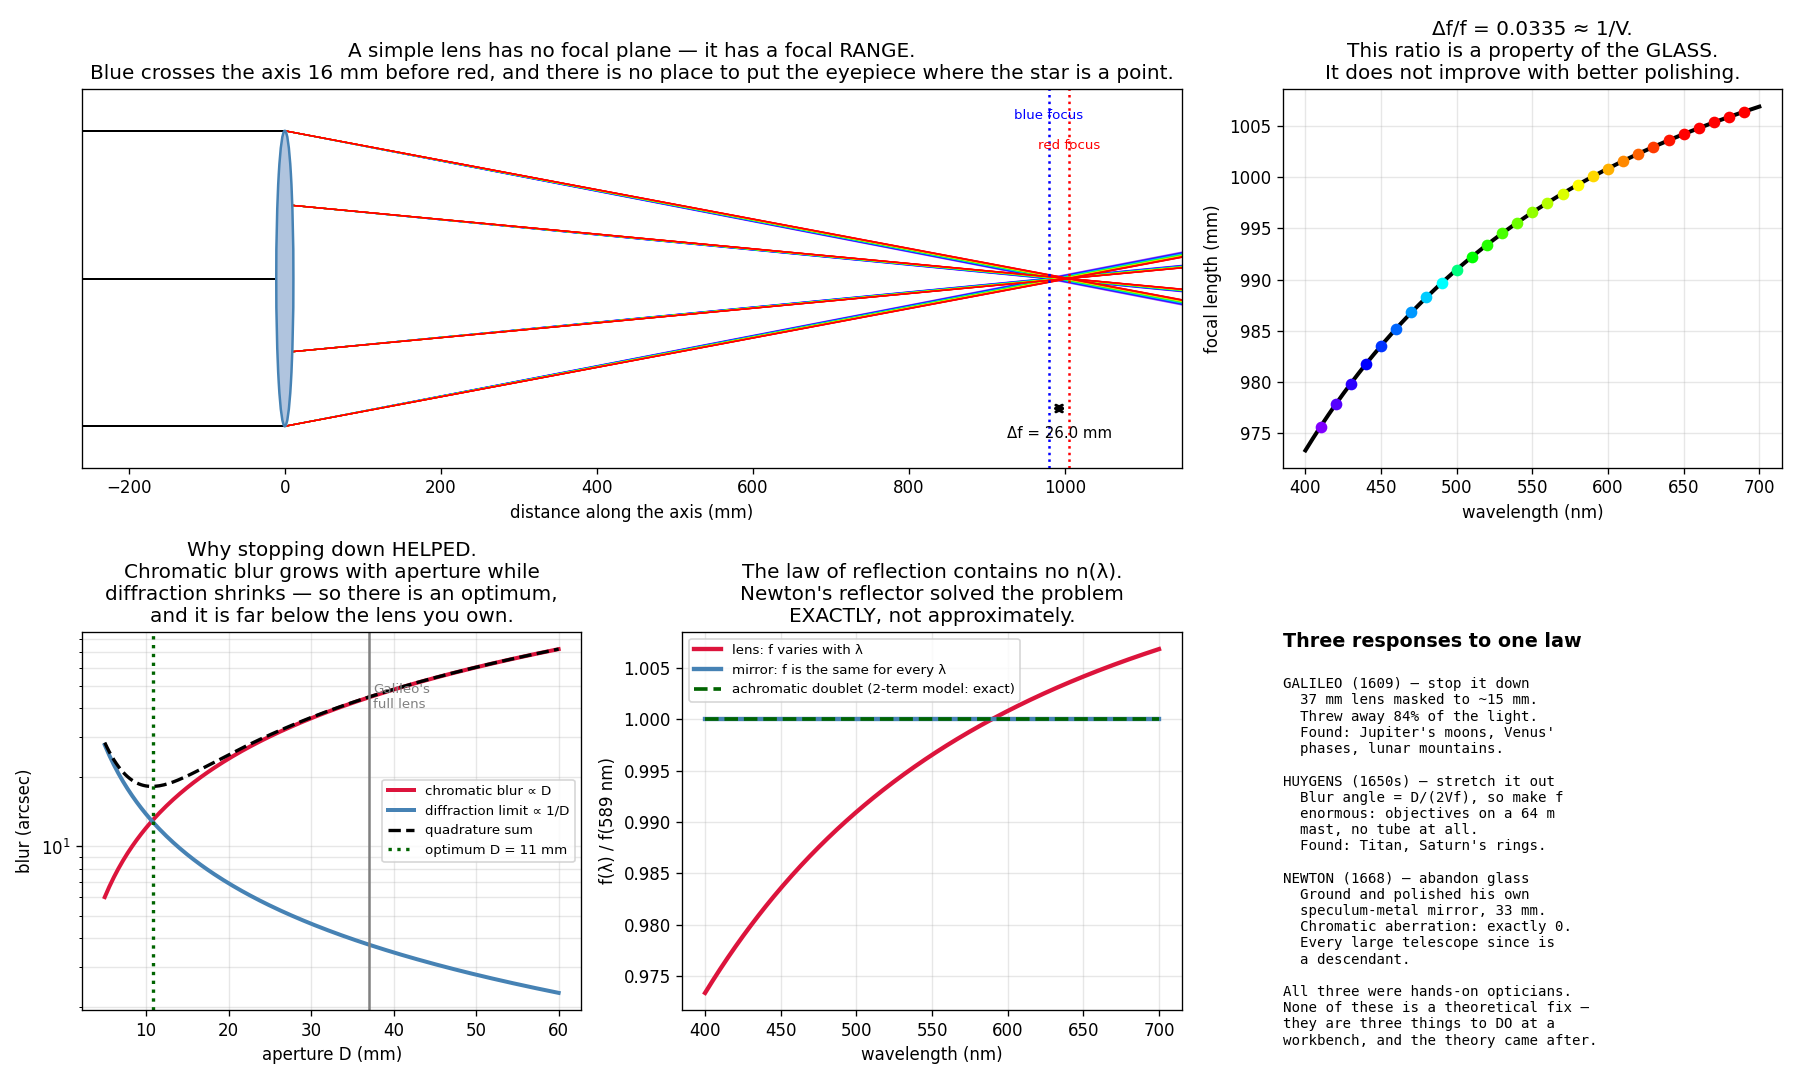

Here is the Python script that generated this plot:
"""Why Galileo stopped his lens down, and why Newton gave up on lenses entirely.

A lens focuses by refraction, and refraction depends on wavelength (see
newton_prism_experiment.py). So a simple lens has a DIFFERENT FOCAL LENGTH FOR
EVERY COLOUR:

    1/f(λ) = (n(λ) − 1)·(1/R₁ − 1/R₂)      ⟹     Δf/f ≈ 1/V

where V is the Abbe number, ~64 for crown glass. A one-metre lens focuses blue
light about 1.6 cm closer than red. There is no focus plane where the image is
sharp; there is only a "circle of least confusion".

This is not a footnote — it dominated observational astronomy for a century and it
shaped what each of these men could see:

  · Galileo (1609) stopped his 37 mm objective down to ~15 mm with a cardboard
    ring. He threw away 84% of his light on purpose, because chromatic blur was
    worse than the loss. Everything he discovered, he discovered through a
    deliberately crippled aperture.
  · Huygens and Hevelius fought it with absurd focal lengths — Huygens' "aerial"
    telescopes had objectives on a mast up to 64 metres from the eyepiece, with no
    tube at all, because Δf/f is fixed but the ANGULAR blur falls as 1/f.
  · Newton (1668), having just proved dispersion was a property of light rather
    than of glass, concluded refractors were hopeless and built a MIRROR. A mirror
    obeys the law of reflection, which contains no n(λ) at all. Zero chromatic
    aberration, exactly, at every wavelength.

    phenomenon:   a bright star through a simple lens has coloured fringes
    simulation:   trace rays of many wavelengths through a thin lens
    dissection:   compute the blur circle and compare it to the diffraction limit
    formula:      blur ≈ D/(2V) at best focus, independent of focal length —
                  so only stopping down, or achromatising, can help.
"""
from pathlib import Path

import matplotlib.pyplot as plt
import numpy as np
import torch

CROWN_A, CROWN_B = 1.5046, 4200.0        # Cauchy n(λ) = A + B/λ², λ in nm
FLINT_A, FLINT_B = 1.5892, 10800.0


def n_crown(lam):
    return CROWN_A + CROWN_B / lam**2


def n_flint(lam):
    return FLINT_A + FLINT_B / lam**2


def abbe(nfun):
    nd = float(nfun(torch.tensor(589.3, dtype=torch.float64)))
    nF = float(nfun(torch.tensor(486.1, dtype=torch.float64)))
    nC = float(nfun(torch.tensor(656.3, dtype=torch.float64)))
    return (nd - 1) / (nF - nC), nd


V_crown, nd_crown = abbe(n_crown)
V_flint, nd_flint = abbe(n_flint)
print(f"crown glass: n_d = {nd_crown:.4f},  Abbe V = {V_crown:.1f}")
print(f"flint glass: n_d = {nd_flint:.4f},  Abbe V = {V_flint:.1f}")
print(f"  flint disperses {V_crown/V_flint:.2f}× more strongly per unit refraction —")
print(f"  that ratio is the whole reason an achromatic doublet can exist.\n")

# --- focal length as a function of colour, for a simple equiconvex lens ---
F_NOMINAL, D_LENS = 1000.0, 50.0            # mm
R = 2 * (nd_crown - 1) * F_NOMINAL          # equiconvex: 1/f = 2(n−1)/R

lam = torch.linspace(400, 700, 300, dtype=torch.float64)
f_lam = R / (2 * (n_crown(lam) - 1))

print("A simple 50 mm f/20 crown-glass objective:")
print("  colour      λ (nm)     focal length (mm)")
for name, l0 in [("violet", 420), ("blue", 486), ("yellow", 589), ("red", 656),
                 ("deep red", 700)]:
    fl = float(R / (2 * (n_crown(torch.tensor(float(l0), dtype=torch.float64)) - 1)))
    print(f"  {name:10s}  {l0:5d}      {fl:9.2f}")
spread_f = float(f_lam.max() - f_lam.min())
# The Abbe number is DEFINED over the F (486.1 nm) to C (656.3 nm) interval, so that
# is the range in which Δf/f = 1/V holds. Over the wider 400–700 nm band the spread
# is about twice as large, because n(λ) curves upward at the violet end.
f_F = float(R / (2 * (n_crown(torch.tensor(486.1, dtype=torch.float64)) - 1)))
f_C = float(R / (2 * (n_crown(torch.tensor(656.3, dtype=torch.float64)) - 1)))
print(f"\n  Δf over the F–C interval (486–656 nm) = {f_C - f_F:.2f} mm")
print(f"    Δf/f = {(f_C - f_F)/F_NOMINAL:.4f}   vs   1/V = {1/V_crown:.4f}   ✓ "
      f"this is what 1/V means")
print(f"  Δf over the full visible (400–700 nm)  = {spread_f:.2f} mm  "
      f"(Δf/f = {spread_f/F_NOMINAL:.4f})")
print(f"    — {spread_f/(f_C-f_F):.1f}× worse, because n(λ) turns up steeply in the violet.\n")

# --- the achromat: cancel dispersion between two glasses ---
# The achromatic condition is on POWER, not focal length:  P₁/V₁ + P₂/V₂ = 0
# with P = 1/f. So f₂ = −f₁·V₁/V₂. The low-dispersion crown does the converging
# work; the high-dispersion flint is a weaker diverging element whose colour error
# exactly cancels the crown's.
f1 = 500.0
f2 = -f1 * V_crown / V_flint
f_combined = 1.0 / (1.0 / f1 + 1.0 / f2)
# Thin-lens powers: 1/f_i = (n_i − 1)·K_i, so K_i is fixed by the shape alone.
K1 = 1.0 / (f1 * (nd_crown - 1))
K2 = 1.0 / (f2 * (nd_flint - 1))


def f_doublet(lam):
    """Focal length of the cemented pair, computed from the two glasses' n(λ)."""
    return 1.0 / ((n_crown(lam) - 1) * K1 + (n_flint(lam) - 1) * K2)


f_dbl = f_doublet(lam)
f_dbl_full = float(f_dbl.max() - f_dbl.min())

print("The fix Newton thought impossible (Hall 1733, Dollond 1758):")
print(f"  crown lens f₁ = {f1:.1f} mm (V={V_crown:.1f}) + flint lens f₂ = {f2:.1f} mm "
      f"(V={V_flint:.1f})")
print(f"  achromatic condition (1/f₁)/V₁ + (1/f₂)/V₂ = "
      f"{(1/f1)/V_crown + (1/f2)/V_flint:.3e}  ≈ 0  ✓")
print(f"  combined focal length = {f_combined:.1f} mm, still converging")
print(f"  residual spread over the whole visible = {f_dbl_full:.3e} mm")
print(f"  (a single crown lens of the same focal length: "
      f"{f_combined*spread_f/F_NOMINAL:.2f} mm)\n")
print("  That residual is EXACTLY zero, and that is a property of our model rather")
print("  than of real glass. Both Cauchy fits here have the single form A + B/λ², so")
print("  the two glasses' dispersions are proportional to the same function of λ;")
print("  cancelling them at two wavelengths cancels them at every wavelength. Real")
print("  glasses need a third term (…+ C/λ⁴) whose shapes do NOT match, and the")
print("  leftover is called the SECONDARY SPECTRUM — about f/2200 for a classical")
print("  crown-flint pair, i.e. ~440× better than the f/64 of a singlet but not")
print("  perfect. Killing it needs exotic glasses (fluorite, ED) — which is why a")
print("  good apochromat still costs more than the telescope around it.\n")

V_ACHROMAT = 2200.0        # empirical secondary-spectrum limit of a crown-flint pair

# --- the blur circle, and the comparison that decided the history ---
def blur_angular_arcsec(D_mm, V, f_mm):
    """Angular diameter of the circle of least confusion: D/(2V)/f radians."""
    return (D_mm / (2 * V)) / f_mm * 206265


def diffraction_arcsec(D_mm, lam_nm=550.0):
    return 1.22 * (lam_nm * 1e-6) / D_mm * 206265


print("The decision every 17th-century observer faced, in numbers:")
print("  instrument                    D (mm)   f (mm)   chromatic   diffraction   ratio")
cases = [
    ("Galileo 1609, full aperture", 37.0, 1330.0),
    ("Galileo 1609, stopped to 15mm", 15.0, 1330.0),
    ("Huygens 1686, aerial 'tubeless'", 190.0, 64000.0),
    ("Hevelius 1673, 140 ft tube", 200.0, 42700.0),
    ("Dollond-type achromat", 100.0, 1000.0),
]
for name, D, f in cases:
    V_use = V_ACHROMAT if "achromat" in name else V_crown
    ch = blur_angular_arcsec(D, V_use, f)
    df = diffraction_arcsec(D)
    print(f"  {name:31s} {D:6.1f}  {f:7.0f}   {ch:8.2f}\"   {df:9.2f}\"   {ch/df:6.1f}×")
print()
print("Read the Galileo rows together. At full 37 mm aperture the colour blur is")
print(f"{blur_angular_arcsec(37, V_crown, 1330)/diffraction_arcsec(37):.0f}× the diffraction limit — the lens is nowhere near its own")
print("theoretical resolution. Stopping down to 15 mm loses 84% of the light but")
print(f"cuts the blur to {blur_angular_arcsec(15, V_crown, 1330):.1f}\", only "
      f"{blur_angular_arcsec(15, V_crown, 1330)/diffraction_arcsec(15):.1f}× diffraction.")
print("Galileo could not have explained why. He found it by trial and error, at the")
print("bench, and it is the reason he could resolve Jupiter's moons at all.\n")

print("Huygens' answer was the opposite: keep the aperture, make f enormous.")
print("  Blur ANGLE = D/(2Vf), so a 64 m focal length beats the colour down by brute")
print("  force. The cost was a 190 mm lens dangling from a mast, aimed at a lens on")
print("  the ground by a taut string, in the dark. It worked. Huygens found Titan")
print("  (1655) and resolved Saturn's rings (1656) this way.\n")

print("But Newton's instinct was still vindicated at scale, for a reason about")
print("MATERIALS rather than optics:")
print("  · a lens is supported only at its rim, so it sags under its own weight;")
print("    a mirror is supported across its whole back")
print("  · light must pass THROUGH a lens, so the glass must be flawless all the")
print("    way through; only a mirror's front surface matters")
print("  · a doublet has 4 surfaces to polish, a mirror has 1")
print("  The largest refractor ever built is the 40-inch Yerkes (1897). Every")
print("  telescope larger than that, for 128 years and counting, has been a mirror.")

# --- visualization ---
fig = plt.figure(figsize=(15, 9))
gs = fig.add_gridspec(2, 3, height_ratios=[1, 1])


def wav_rgb(w):
    if w < 440:   r, g, b = -(w - 440) / 60, 0.0, 1.0
    elif w < 490: r, g, b = 0.0, (w - 440) / 50, 1.0
    elif w < 510: r, g, b = 0.0, 1.0, -(w - 510) / 20
    elif w < 580: r, g, b = (w - 510) / 70, 1.0, 0.0
    elif w < 645: r, g, b = 1.0, -(w - 645) / 65, 0.0
    else:         r, g, b = 1.0, 0.0, 0.0
    return np.clip([r, g, b], 0, 1)


# Panel 1: rays through a simple lens, colour by colour
ax = fig.add_subplot(gs[0, :2])
h = D_LENS / 2
for l0 in range(410, 700, 10):
    fl = float(R / (2 * (n_crown(torch.tensor(float(l0), dtype=torch.float64)) - 1)))
    for y0 in (h, h / 2, -h / 2, -h):
        ax.plot([0, fl * 1.35], [y0, y0 - y0 * 1.35], color=wav_rgb(l0), lw=0.8, alpha=0.55)
    ax.plot([-260, 0], [h, h], color=wav_rgb(l0), lw=0.0)
ax.plot([-260, 0], [h, h], "k-", lw=1.2)
ax.plot([-260, 0], [-h, -h], "k-", lw=1.2)
ax.plot([-260, 0], [0, 0], "k-", lw=1.2)
ax.add_patch(plt.matplotlib.patches.Ellipse((0, 0), 22, D_LENS, color="lightsteelblue",
                                            ec="steelblue", lw=1.5, zorder=5))
f_blue = float(R / (2 * (n_crown(torch.tensor(430.0, dtype=torch.float64)) - 1)))
f_red = float(R / (2 * (n_crown(torch.tensor(680.0, dtype=torch.float64)) - 1)))
ax.axvline(f_blue, color="blue", ls=":", lw=1.5)
ax.axvline(f_red, color="red", ls=":", lw=1.5)
ax.annotate("", xy=(f_blue, -22), xytext=(f_red, -22),
            arrowprops=dict(arrowstyle="<->", color="black", lw=1.8))
ax.text((f_blue + f_red) / 2, -27, f"Δf = {f_red-f_blue:.1f} mm", ha="center", fontsize=9)
ax.text(f_blue, 27, "blue focus", fontsize=8, color="blue", ha="center")
ax.text(f_red, 22, "red focus", fontsize=8, color="red", ha="center")
ax.set_xlim(-260, 1150)
ax.set_ylim(-32, 32)
ax.set_xlabel("distance along the axis (mm)")
ax.set_title("A simple lens has no focal plane — it has a focal RANGE.\n"
             "Blue crosses the axis 16 mm before red, and there is no place to put "
             "the eyepiece where the star is a point.")
ax.set_yticks([])

# Panel 2: focal length vs wavelength
ax = fig.add_subplot(gs[0, 2])
ax.plot(lam, f_lam, color="black", lw=2.4)
for l0 in range(410, 700, 10):
    fl = float(R / (2 * (n_crown(torch.tensor(float(l0), dtype=torch.float64)) - 1)))
    ax.plot(l0, fl, "o", color=wav_rgb(l0), ms=6)
ax.set_xlabel("wavelength (nm)")
ax.set_ylabel("focal length (mm)")
ax.set_title(f"Δf/f = {spread_f/F_NOMINAL:.4f} ≈ 1/V.\n"
             "This ratio is a property of the GLASS.\nIt does not improve with "
             "better polishing.")
ax.grid(alpha=0.3)

# Panel 3: the trade Galileo actually made
ax = fig.add_subplot(gs[1, 0])
Ds = np.linspace(5, 60, 200)
ax.plot(Ds, blur_angular_arcsec(Ds, V_crown, 1330), color="crimson", lw=2.4,
        label="chromatic blur ∝ D")
ax.plot(Ds, diffraction_arcsec(Ds), color="steelblue", lw=2.4,
        label="diffraction limit ∝ 1/D")
total = np.sqrt(blur_angular_arcsec(Ds, V_crown, 1330)**2 + diffraction_arcsec(Ds)**2)
ax.plot(Ds, total, color="black", lw=2, ls="--", label="quadrature sum")
best = Ds[int(np.argmin(total))]
ax.axvline(best, color="darkgreen", ls=":", lw=2,
           label=f"optimum D = {best:.0f} mm")
ax.axvline(37, color="gray", ls="-", lw=1.5)
ax.text(37.5, 40, "Galileo's\nfull lens", fontsize=8, color="gray")
ax.set_xlabel("aperture D (mm)")
ax.set_ylabel("blur (arcsec)")
ax.set_yscale("log")
ax.set_title("Why stopping down HELPED.\nChromatic blur grows with aperture while\n"
             "diffraction shrinks — so there is an optimum,\nand it is far below "
             "the lens you own.")
ax.legend(fontsize=8)
ax.grid(alpha=0.3, which="both")

# Panel 4: the mirror has no such curve
ax = fig.add_subplot(gs[1, 1])
ax.plot(lam, f_lam / F_NOMINAL, color="crimson", lw=2.6, label="lens: f varies with λ")
ax.plot(lam, np.ones_like(lam), color="steelblue", lw=2.6,
        label="mirror: f is the same for every λ")
ax.plot(lam, (f_dbl / f_doublet(torch.tensor(589.3, dtype=torch.float64))).numpy(),
        color="darkgreen", lw=2.2, ls="--",
        label="achromatic doublet (2-term model: exact)")
ax.set_xlabel("wavelength (nm)")
ax.set_ylabel("f(λ) / f(589 nm)")
ax.set_title("The law of reflection contains no n(λ).\n"
             "Newton's reflector solved the problem\nEXACTLY, not approximately.")
ax.legend(fontsize=8)
ax.grid(alpha=0.3)

# Panel 5: what each man built
ax = fig.add_subplot(gs[1, 2])
ax.axis("off")
ax.text(0.0, 1.0, "Three responses to one law", fontsize=11.5, weight="bold", va="top")
ax.text(0.0, 0.88, (
    "GALILEO (1609) — stop it down\n"
    "  37 mm lens masked to ~15 mm.\n"
    "  Threw away 84% of the light.\n"
    "  Found: Jupiter's moons, Venus'\n"
    "  phases, lunar mountains.\n\n"
    "HUYGENS (1650s) — stretch it out\n"
    "  Blur angle = D/(2Vf), so make f\n"
    "  enormous: objectives on a 64 m\n"
    "  mast, no tube at all.\n"
    "  Found: Titan, Saturn's rings.\n\n"
    "NEWTON (1668) — abandon glass\n"
    "  Ground and polished his own\n"
    "  speculum-metal mirror, 33 mm.\n"
    "  Chromatic aberration: exactly 0.\n"
    "  Every large telescope since is\n"
    "  a descendant.\n\n"
    "All three were hands-on opticians.\n"
    "None of these is a theoretical fix —\n"
    "they are three things to DO at a\n"
    "workbench, and the theory came after."),
    fontsize=8.5, va="top", family="monospace")

plt.tight_layout()
out = Path(__file__).with_suffix(".png")
plt.savefig(out, dpi=120)
print(f"\nSaved: {out}")
